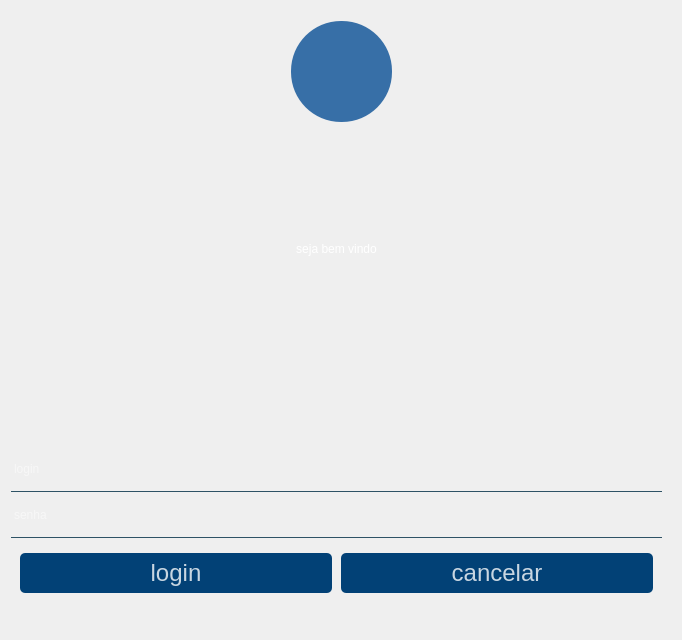
<?xml version="1.0" encoding="UTF-8"?>
<ui version="4.0">
 <class>FormTelalogin</class>
 <widget class="QWidget" name="FormTelalogin">
  <property name="geometry">
   <rect>
    <x>0</x>
    <y>0</y>
    <width>682</width>
    <height>640</height>
   </rect>
  </property>
  <property name="windowTitle">
   <string>Login</string>
  </property>
  <property name="windowIcon">
   <iconset resource="../assets/file.qrc">
    <normaloff>:/telainicial/telainicial/pdv.png</normaloff>:/telainicial/telainicial/pdv.png</iconset>
  </property>
  <property name="styleSheet">
   <string notr="true">QWiget#FormTelalogin{
	background-color: rgb(0, 0, 0,200);
}</string>
  </property>
  <layout class="QHBoxLayout" name="horizontalLayout_2">
   <item>
    <widget class="QWidget" name="widget_2" native="true">
     <property name="styleSheet">
      <string notr="true">QWiget#widget_2{
	background-color: rgb(0, 0, 0,200);
}</string>
     </property>
     <widget class="QWidget" name="widget" native="true">
      <property name="geometry">
       <rect>
        <x>0</x>
        <y>60</y>
        <width>651</width>
        <height>531</height>
       </rect>
      </property>
      <property name="minimumSize">
       <size>
        <width>400</width>
        <height>400</height>
       </size>
      </property>
      <property name="styleSheet">
       <string notr="true">QWidget#widget{
	
	border-image: url(:/telainicial/telainicial/tec.png);
border-radius:10px;

text-transform: uppercase;
}
QLineEdit{
border-radius:0px;
background-color:rgba(0, 0, 0, 0);
border:1px solid rgba(0, 0, 0, 0);
border-bottom-color:rgba(46, 82, 101, 255);
color:white;
padding-bottom:7px;
text-transform: uppercase;
font: 14pt &quot;MS Shell Dlg 2&quot;;
}


QPushButton{
background-color:rgba(2, 65, 118, 255);
color:rgba(255, 255, 255, 200);
border-radius:5px;
text-transform: uppercase;
}
QPushButton:pressed{
padding-left:5px;
padding-top:5px;
background-color:rgba(2, 65, 118, 100);
background-position:calc(100% - 10px)center;
}
QPushButton:hover{
background-color:rgba(2, 65, 118, 200);
}</string>
      </property>
      <layout class="QVBoxLayout" name="verticalLayout_2">
       <item>
        <spacer name="verticalSpacer_2">
         <property name="orientation">
          <enum>Qt::Vertical</enum>
         </property>
         <property name="sizeHint" stdset="0">
          <size>
           <width>20</width>
           <height>40</height>
          </size>
         </property>
        </spacer>
       </item>
       <item>
        <widget class="QLabel" name="label">
         <property name="styleSheet">
          <string notr="true">font: 75 20pt &quot;MS Shell Dlg 2&quot;;
color: rgb(255, 255, 255);
text-transform: uppercase;</string>
         </property>
         <property name="text">
          <string>seja bem vindo</string>
         </property>
         <property name="alignment">
          <set>Qt::AlignCenter</set>
         </property>
        </widget>
       </item>
       <item>
        <spacer name="verticalSpacer">
         <property name="orientation">
          <enum>Qt::Vertical</enum>
         </property>
         <property name="sizeHint" stdset="0">
          <size>
           <width>20</width>
           <height>40</height>
          </size>
         </property>
        </spacer>
       </item>
       <item>
        <widget class="QLabel" name="lb_log">
         <property name="sizeIncrement">
          <size>
           <width>0</width>
           <height>40</height>
          </size>
         </property>
         <property name="styleSheet">
          <string notr="true">font: 18pt &quot;MS Shell Dlg 2&quot;;
background-color:none;
color: rgb(244, 244, 244);</string>
         </property>
         <property name="text">
          <string/>
         </property>
         <property name="alignment">
          <set>Qt::AlignCenter</set>
         </property>
        </widget>
       </item>
       <item>
        <widget class="QLineEdit" name="tx_login">
         <property name="minimumSize">
          <size>
           <width>0</width>
           <height>40</height>
          </size>
         </property>
         <property name="sizeIncrement">
          <size>
           <width>0</width>
           <height>40</height>
          </size>
         </property>
         <property name="baseSize">
          <size>
           <width>0</width>
           <height>40</height>
          </size>
         </property>
         <property name="styleSheet">
          <string notr="true"/>
         </property>
         <property name="placeholderText">
          <string>login</string>
         </property>
        </widget>
       </item>
       <item>
        <widget class="QLineEdit" name="tx_senha">
         <property name="minimumSize">
          <size>
           <width>0</width>
           <height>40</height>
          </size>
         </property>
         <property name="contextMenuPolicy">
          <enum>Qt::ActionsContextMenu</enum>
         </property>
         <property name="styleSheet">
          <string notr="true"/>
         </property>
         <property name="echoMode">
          <enum>QLineEdit::Password</enum>
         </property>
         <property name="placeholderText">
          <string>senha</string>
         </property>
        </widget>
       </item>
       <item>
        <widget class="QFrame" name="frame">
         <property name="styleSheet">
          <string notr="true">QFrame{border:none;
	background-color:none;
	background-image: none;
}</string>
         </property>
         <property name="frameShape">
          <enum>QFrame::StyledPanel</enum>
         </property>
         <property name="frameShadow">
          <enum>QFrame::Raised</enum>
         </property>
         <layout class="QHBoxLayout" name="horizontalLayout">
          <property name="spacing">
           <number>9</number>
          </property>
          <property name="leftMargin">
           <number>9</number>
          </property>
          <property name="topMargin">
           <number>9</number>
          </property>
          <property name="rightMargin">
           <number>9</number>
          </property>
          <property name="bottomMargin">
           <number>9</number>
          </property>
          <item>
           <widget class="QPushButton" name="bt_logar">
            <property name="minimumSize">
             <size>
              <width>0</width>
              <height>40</height>
             </size>
            </property>
            <property name="font">
             <font>
              <pointsize>18</pointsize>
             </font>
            </property>
            <property name="styleSheet">
             <string notr="true">QPushButton#pushButton{
background-color:rgba(2, 65, 118, 255);
color:rgba(255, 255, 255, 200);
border-radius:5px;
}
QPushButton#pushButton:pressed{
padding-left:5px;
padding-top:5px;
background-color:rgba(2, 65, 118, 100);
background-position:calc(100% - 10px)center;
}
QPushButton#pushButton:hover{
background-color:rgba(2, 65, 118, 200);
}</string>
            </property>
            <property name="text">
             <string>login</string>
            </property>
           </widget>
          </item>
          <item>
           <widget class="QPushButton" name="bt_canelar">
            <property name="minimumSize">
             <size>
              <width>0</width>
              <height>40</height>
             </size>
            </property>
            <property name="font">
             <font>
              <pointsize>18</pointsize>
             </font>
            </property>
            <property name="styleSheet">
             <string notr="true"/>
            </property>
            <property name="text">
             <string>cancelar</string>
            </property>
           </widget>
          </item>
         </layout>
        </widget>
       </item>
      </layout>
     </widget>
     <widget class="QFrame" name="frame_2">
      <property name="geometry">
       <rect>
        <x>280</x>
        <y>10</y>
        <width>101</width>
        <height>101</height>
       </rect>
      </property>
      <property name="minimumSize">
       <size>
        <width>0</width>
        <height>0</height>
       </size>
      </property>
      <property name="styleSheet">
       <string notr="true">background-color: rgb(55, 111, 167);
border-radius:50%;
background-image: url(:/telainicial/telainicial/cadastro clientes.png);
 height: 200px;
  background-position: center; /* Center the image */
  background-repeat: no-repeat; /* Do not repeat the image */
 </string>
      </property>
      <property name="frameShape">
       <enum>QFrame::StyledPanel</enum>
      </property>
      <property name="frameShadow">
       <enum>QFrame::Raised</enum>
      </property>
     </widget>
    </widget>
   </item>
  </layout>
  <action name="actionsenha">
   <property name="checkable">
    <bool>true</bool>
   </property>
   <property name="icon">
    <iconset resource="../assets/file.qrc">
     <normaloff>:/telainicial/telainicial/olho.png</normaloff>:/telainicial/telainicial/olho.png</iconset>
   </property>
   <property name="text">
    <string>senha</string>
   </property>
   <property name="toolTip">
    <string>VER SENHA</string>
   </property>
  </action>
 </widget>
 <resources>
  <include location="../assets/file.qrc"/>
 </resources>
 <connections/>
</ui>
